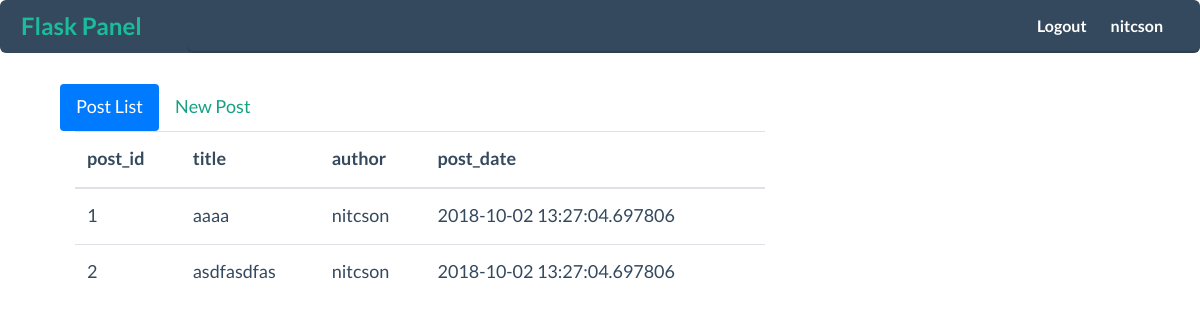
Page /userpanel/nitcson (signed in) on the earlier database version.
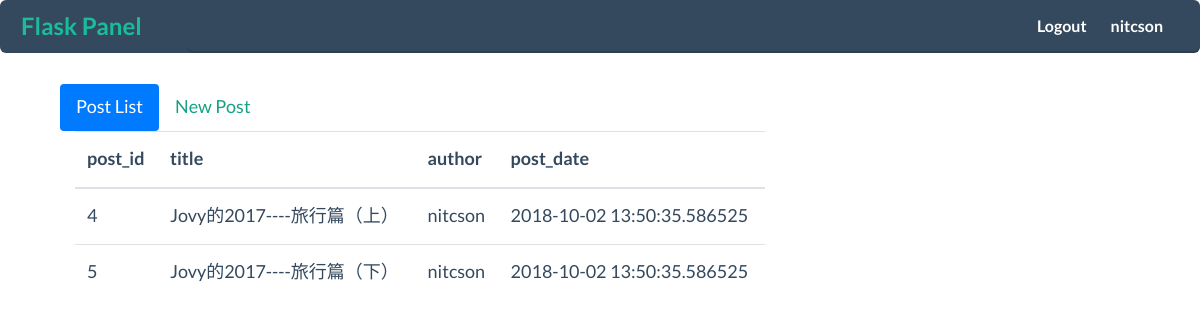
Same page on the later database version.
### flaskpanel/models.py (models this page shows, shortened)
class User(db.Model, UserMixin):
    id = db.Column(db.Integer, primary_key=True)
    username = db.Column(db.String(20), unique=True, nullable=False)
    email = db.Column(db.String(50), unique=True, nullable=False)
    password = db.Column(db.String(100), nullable=False)
    date_registered = db.Column(db.DateTime, nullable=False, default=datetime.utcnow)
    posts = db.relationship('Post', backref='owner', lazy='dynamic')

class Post(db.Model):
    id = db.Column(db.Integer, primary_key=True)
    title = db.Column(db.String(50), nullable=False)
    content = db.Column(db.Text(), nullable=False)
    date_post = db.Column(db.DateTime, nullable=False, default=datetime.utcnow())
    user_id = db.Column(db.Integer, db.ForeignKey('user.id'), nullable=False)

### flaskpanel/routes.py (the view)
@app.route('/userpanel/<username>')
@login_required
def userpanel(username):
    posts = Post.query.all()
    return render_template('userpanel.html', posts=posts, username=username, active='list')

### flaskpanel/models.py (called while the page is built)
@login_manager.user_loader
def load_user(user_id):
    return User.query.get(int(user_id))

### flaskpanel/templates/userpanel.html
{% extends 'layout.html' %}
{% block content %}
  <div class="container">
    <ul class="nav nav-pills nav-stacked" role="tablist">
      <li><a class="nav-link active" href="#">Post List</a></li>
      <li><a class="nav-link" href="{{ url_for('post_new') }}">New Post</a></li>
    </ul>
    <div class="col-md-8">
      {% if posts %}
        <table class="table">
          <thead>
          <tr>
            <th>post_id</th>
            <th>title</th>
            <th>author</th>
            <th>post_date</th>
          </tr>
          </thead>
          <tbody>
          {% for post in posts %}
            <tr>
              <td>{{ post.id }}</td>
              <td>{{ post.title }}</td>
              <td>{{ post.owner.username }}</td>
              <td>{{ post.date_post }}</td>
            </tr>
          {% endfor %}
          </tbody>
        </table>
      {% endif %}
    </div>
  </div>
{% endblock %}

### flaskpanel/templates/layout.html (shortened to what this page needs)
<!DOCTYPE html>
<html lang="en">
<head>
  {% block link %}
    <link href="{{ url_for('static', filename='css/main.css') }}" rel="stylesheet">
    <link href="{{ url_for('static', filename='css/bootstrap.min.css') }}" rel="stylesheet">
    <link href="{{ url_for('static', filename='css/flat-ui.css') }}" rel="stylesheet">
  {% endblock %}
</head>
<body>
<header>
  <nav class="navbar navbar-inverse navbar-embossed navbar-expand-lg" role="navigation">
    <a class="navbar-brand mr-4" href="/">Flask Panel</a>
    <div class="collapse navbar-collapse" id="navbar-collapse-01">
      <ul class="nav navbar-nav ml-auto mr-2">
        {% if current_user.is_authenticated %}
          <li><a class="nav-item nav-link mr-2" href="{{ url_for('logout') }}">Logout</a></li>
          <li><a class="nav-item nav-link" href="{{ url_for('userpanel', username=current_user.username) }}">{{ current_user.username }}</a></li>
        {% else %}
          <li><a class="nav-item nav-link mr-2" href="{{ url_for('login') }}">Login</a></li>
          <li><a class="nav-item nav-link" href="{{ url_for('register') }}">Register</a></li>
        {% endif %}
      </ul>
    </div>
  </nav>
</header>
<div class="container">
  <div class="row">
    <div class="col-md-8 ml-auto mr-auto">
    </div>
  </div>
  {% block content %}
  {% endblock %}
</div>
</body>
</html>

Differences in the rows shown:
removed Post: id "1", title "aaaa", owner.username "nitcson", date_post "2018-10-02 13:27:04.697806"
removed Post: id "2", title "asdfasdfas", owner.username "nitcson", date_post "2018-10-02 13:27:04.697806"
added Post: id "4", title "Jovy的2017----旅行篇（上）", owner.username "nitcson", date_post "2018-10-02 13:50:35.586525"
added Post: id "5", title "Jovy的2017----旅行篇（下）", owner.username "nitcson", date_post "2018-10-02 13:50:35.586525"
